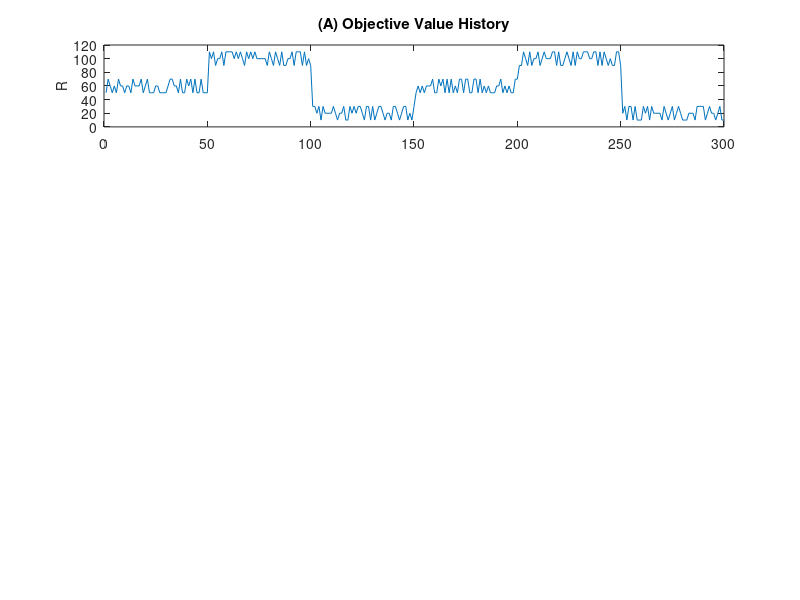

The MATLAB source for this figure: (Note: this script raises an error after producing the figure.)


%%%%%%%%%%%%%%%%%%%%%%%%%%%%%%%%%%%%%%%%%%%%%%%%%%%%%%%%%%%%%%%%%%%%%%%%%% 
%%%%%%%%%%%%%%%%%%%%%%%%%%%%%%%%%%%%%%%%%%%%%%%%%%%%%%%%%%%%%%%%%%%%%%%%%% 
%%%%%%%%%%%%%%%%%% A FORMAL THEORY OF MOOD INSTABILITY %%%%%%%%%%%%%%%%%%% 
%%%%%%%%%%%%%%%%%%%%%%%%%%%%%%%%%%%%%%%%%%%%%%%%%%%%%%%%%%%%%%%%%%%%%%%%%% 
%%%%%%%%%%%%%%%%%%%%%%%%%%%%%%%%%%%%%%%%%%%%%%%%%%%%%%%%%%%%%%%%%%%%%%%%%% 
%%%%%%%%%%%%%%%%%%% SIMULATION 4 EMOTIONAL REACTIVITY %%%%%%%%%%%%%%%%%%%% 
%%%%%%%%%%%%%%%%%%%%%%%%%%%%%%%%%%%%%%%%%%%%%%%%%%%%%%%%%%%%%%%%%%%%%%%%%% 

%   R  -  Objective  value   (stimuli as such: $100)
% V(R) -  Subjective value   (stimuli as perceived: cheap)
% m=μ  -  Reference point    (baseline standard/wish for rewards)
% p=π  -  Weight             (weight of the prediction error R-μ)
% α=a  -  Learning rate      (learning of reference based on R-μ)

% Simulation 2 involves tuning these parameters to generate:
% 1. Healthy              evaluation  (μ=60, π=1/20, α=0.2)
% 2. Reactive             evaluation  (μ=60, π>1/20, α=0.2)
% 3. Reactive  & Bipolar  evaluation  (μ=60, π>1/20, α=0.001)

% Simulations are based on a dynamic evaluation model, outlined in:
% Zavlis Bentall Fonagy Rigoli (2024) A formal theory of mood instability




clear all                                                                   % Clear all variables
rng(6969)                                                                   % Random seed to ensure reproducibility




% ---------------------------------------------------------------------- % 
% ------------------------------ REALITY ------------------------------- % 
% ---------------------------------------------------------------------- % 
for i=1:300                                                                 % For loop running from 1 to 300 R outcomes
    [r index] = max(mnrnd(1,[0.33 0.34 .33]));                              % Randomly select index (1-3) from a multinomial distribution with probabilities [0.33 0.34 .33]
    index_T(1,i) = (index-2)*10;                                            % Maps the chosen index (1-3) onto a scaled value: -10 (index=1), 0 (index=2), +10 (index=3)
end                                                                         % Outcome is vector with 300 raw reality (R) values

% Moderate Reality
for i = [1:50 151:200]                                                      % For loop on R outcomes (1:50) and (151:200)
    outcome(1,i) = index_T(1,i) + 60;                                       % Add +60 to these outcomes to create moderate reality
end                                                                         % Outcome is 100 trials representing moderate reality

% Positive Reality
for i = [51:100 201:250]                                                    % For loop on R outcomes (51:100) and (201:250)
    outcome(1,i) = index_T(1,i) + 100;                                      % Add +100 to these outcomes to create positive reality
end                                                                         % Outcome is 100 trials representing positive reality

% Negative Reality
for i = [101:150 251:300]                                                   % For loop on R outcomes (101:150) and (251:300)
    outcome(1,i) = index_T(1,i) + 20;                                       % Add +20 to these outcomes to create negative reality
end                                                                         % Outcome is 100 trials representing negative reality

subplot(4,1,1)                                                              % (4rows, 1cols, plot 1st panel)
plot(outcome)                                                               % Plot reality (raw values)
title(['(A) Objective Value History'], 'FontSize', 10.8)                    % Title reality function
ylabel ('R', 'FontSize', 10)                                                % Plot y axis only
ax = gca;                                                                   % Get existing axes handle
ax.YTick = 0:20:100;                                                        % Set y-axis ticks at intervals of 20


% ---------------------------------------------------------------------- % 
% --------------------------- HEALTHY AFFECT --------------------------- % 
% ---------------------------------------------------------------------- % 
mu = 60;                                                                    % Adaptive reference: 60
alpha = 0.2;                                                                % Adaptive learning rate: 0.2
p = 1/20;                                                                   % Adaptive weight-precision: 1/20
for i=1:300                                                                 % For loop running from 1 to 300 trials
    Vh(1,i) = 1 / (1+exp(p*(-outcome(i)+mu)));                              % Dynamic evaluation equation 1 (see manuscript)
    mu = mu + alpha * (outcome(i)-mu);                                      % Dynamic evaluation equation 2 (see manuscript)
end                                                                         % Outcome is vector with 300 healthy values
subplot(4,1,2)                                                              % (4rows, 1cols, plot 2nd panel)
plot(Vh)                                                                    % Plot healthy affective values
title(['(B) Healthy Evaluation (μ{_0}=60, π=0.05, α=0.2)'], ...             % Plot healthy affective title
       'FontSize', 10.8)                                                    % Adjust font size
ylabel ('V(R)', 'FontSize', 10)                                             % Plot y axis only
ax = gca;                                                                   % Get current axes handle
ax.YTick = 0:0.2:1;                                                         % Set y-axis ticks at intervals of 20


% ---------------------------------------------------------------------- % 
% ------------------------ EMOTIONAL REACTIVITY ------------------------ % 
% ---------------------------------------------------------------------- % 
mu = 60;                                                                    % Adaptive reference: 60
alpha = 0.2;                                                                % Adaptive learning rate: 0.2
p = 1/10;                                                                   % Maladaptively low weight-precision: 1/10
for i=1:300                                                                 % For loop running from 1 to 300 trials
    Vr(1,i) = 1 / (1+exp(p*(-outcome(i)+mu)));                              % Dynamic evaluation equation 1 (see manuscript)
    mu = mu + alpha * (outcome(i)-mu);                                      % Dynamic evaluation equation 2 (see manuscript)
end                                                                         % Outcome is vector with 300 reactive values
subplot(4,1,3)                                                              % (4rows, 1cols, plot 3rd panel)
plot(Vr)                                                                    % Plot reactive affective values
title(['(C) Emotional Reactivity (μ{_0}=60, π=0.1, α=0.2)'], ...            % Plot reactive affective title
       'FontSize', 10.8)                                                    % Adjust font size
ylabel ('V(R)', 'FontSize', 10)                                             % Plot y axis only
ax = gca;                                                                   % Get current axes handle
ax.YTick = 0:0.2:1;                                                         % Set y-axis ticks at intervals of 20


% ---------------------------------------------------------------------- % 
% ------------------------- BIPOLAR REACTIVITY ------------------------- % 
% ---------------------------------------------------------------------- % 
mu = 60;                                                                    % Adaptive reference: 60
alpha = 0.001;                                                              % Maladaptively low learning rate: 0.001
p = 1/10;                                                                   % Maladaptively low weight-precision: 1/10
for i=1:300                                                                 % For loop running from 1 to 300 trials
    Vrb(1,i) = 1 / (1+exp(p*(-outcome(i)+mu)));                             % Dynamic evaluation equation 1 (see manuscript)
    mu = mu + alpha * (outcome(i)-mu);                                      % Dynamic evaluation equation 2 (see manuscript)
end                                                                         % Outcome is vector with 300 react-bipolar values
subplot(4,1,4)                                                              % (4rows, 1cols, plot 4th panel)
plot(Vrb)                                                                   % Plot reactive-bipolar values
title(['(D) Emotional Reactivity & ' ...                                    % Plot reactive affective title
       'Bipolar Rigidity (μ{_0}=60, π=0.1, α=0.001)'], ...                  % As well as bipolar affective title
       'FontSize', 10.8)                                                    % Adjust font size
xlabel ('Trial', 'FontSize', 10); ylabel ('V(R)', 'FontSize', 10)           % Plot both x & y axes
ax = gca;                                                                   % Get current axes handle
ax.YTick = 0:0.2:1;                                                         % Set y-axis ticks at intervals of 20


% ---------------------------------------------------------------------- % 
% --------------------------- PRINT FIGURE 4 --------------------------- % 
% ---------------------------------------------------------------------- % 
printfigure(10, 10, 'Figure 4.pdf')                                         % See function printfigure
